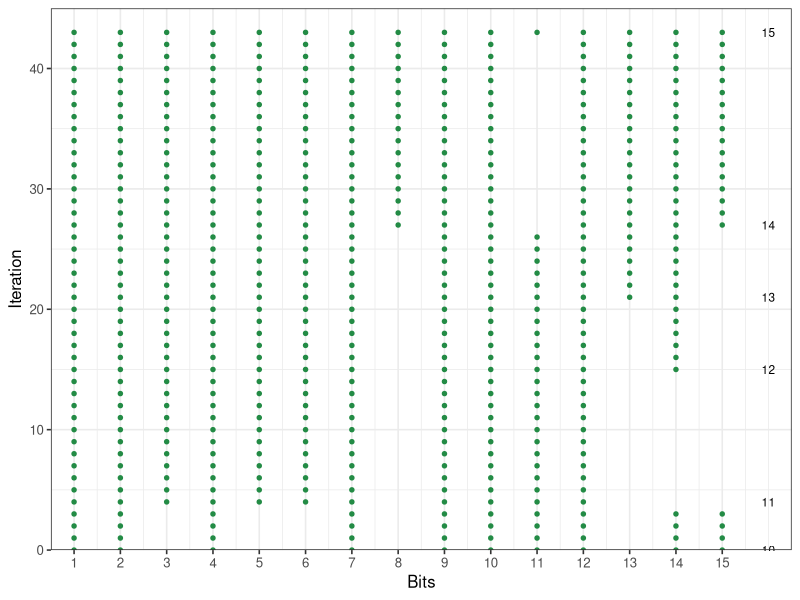

The R source for this figure:
# Used in: slides-evolutionary-algorithms-3-ea-bit.tex
#
# Runs a simple one-max evolutionary algorithm on bit strings. The figure shows
# the best individual after each iteration, with green points marking bits that
# are set to one and the right-hand labels showing the current fitness.

set.seed(1L)

library(data.table)
library(ggplot2)

evaluate_population = function(population) {
  vapply(population, sum, integer(1L))
}

generate_binary_population = function(n_individuals, n_bits) {
  replicate(n_individuals, sample(c(0L, 1L), n_bits, replace = TRUE), simplify = FALSE)
}

mutate_bitflip = function(population, p_flip) {
  lapply(population, function(individual) {
    mutation_mask = runif(length(individual)) < p_flip
    individual[mutation_mask] = 1L - individual[mutation_mask]
    individual
  })
}

select_mu_plus_lambda = function(population, offspring, fitness, offspring_fitness, mu) {
  combined_population = c(population, offspring)
  combined_fitness = c(fitness, offspring_fitness)
  keep = order(combined_fitness, decreasing = TRUE)[seq_len(mu)]

  list(
    population = combined_population[keep],
    fitness = combined_fitness[keep]
  )
}

record_best_individual = function(population, fitness, iteration) {
  best_id = which.max(fitness)
  data.table(
    iteration = iteration,
    bit = seq_along(population[[best_id]]),
    value = population[[best_id]],
    fitness = fitness[[best_id]]
  )
}

n_bits = 15L
mu = 15L
lambda = 5L
max_iter = 150L
mutation_probability = 0.05

population = generate_binary_population(mu, n_bits)
fitness = evaluate_population(population)
best_history = list(record_best_individual(population, fitness, iteration = 0L))

for (iteration in seq_len(max_iter)) {
  parent_ids = sample(seq_len(mu), lambda)
  offspring = mutate_bitflip(population[parent_ids], p_flip = mutation_probability)
  offspring_fitness = evaluate_population(offspring)

  selection = select_mu_plus_lambda(population, offspring, fitness, offspring_fitness, mu = mu)
  population = selection$population
  fitness = selection$fitness

  best_history[[iteration + 1L]] = record_best_individual(population, fitness, iteration = iteration)

  if (max(fitness) == n_bits) {
    break
  }
}

best_history_dt = rbindlist(best_history)
fitness_labels_dt = unique(best_history_dt[, .(iteration, fitness)], by = "fitness")
max_recorded_iter = max(best_history_dt$iteration)

one_max_plot = ggplot(best_history_dt[value == 1L], aes(x = bit, y = iteration)) +
  geom_point(size = 1.2, color = "#238b45") +
  geom_text(
    data = fitness_labels_dt,
    aes(x = n_bits + 1L, y = iteration, label = fitness),
    inherit.aes = FALSE,
    size = 3
  ) +
  coord_cartesian(xlim = c(0.5, n_bits + 1.5), ylim = c(0, max_recorded_iter + 2), expand = FALSE) +
  scale_x_continuous(breaks = seq_len(n_bits)) +
  theme_bw(base_size = 12) +
  labs(x = "Bits", y = "Iteration")

dir.create("../figure", showWarnings = FALSE)

ggsave("../figure/one_max_example.pdf", one_max_plot, width = 7, height = 4)
